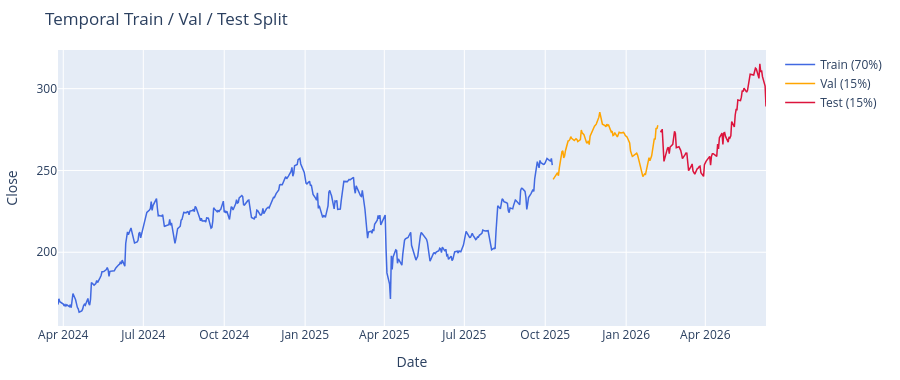

Here is the notebook cell this chart was saved with:
### Code cell
fig = go.Figure()
for df_s, name, color in [
    (train_df, 'Train (70%)', 'royalblue'),
    (val_df,   'Val (15%)',   'orange'),
    (test_df,  'Test (15%)',  'crimson'),
]:
    fig.add_trace(go.Scatter(
        x=df_s['timestamp_utc'], y=df_s['close'],
        name=name, line=dict(color=color, width=1.5),
    ))
fig.update_layout(
    title='Temporal Train / Val / Test Split',
    xaxis_title='Date', yaxis_title='Close',
    height=380, margin=dict(l=40, r=20, t=50, b=40),
)
fig.show()
